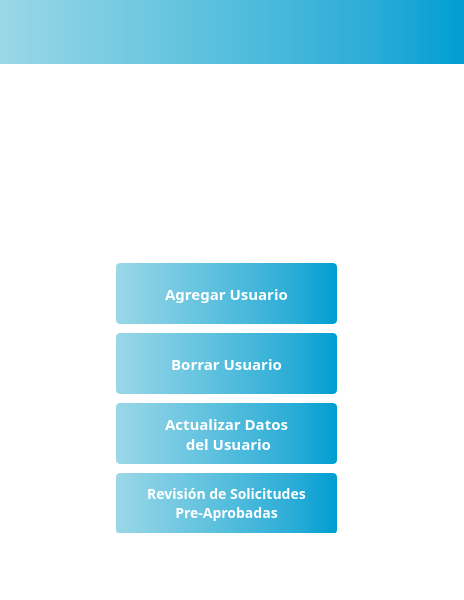
<?xml version="1.0" encoding="UTF-8"?>
<ui version="4.0">
 <class>AdministradorMenu</class>
 <widget class="QWidget" name="AdministradorMenu">
  <property name="geometry">
   <rect>
    <x>0</x>
    <y>0</y>
    <width>464</width>
    <height>600</height>
   </rect>
  </property>
  <property name="windowTitle">
   <string>AdministradorMenu</string>
  </property>
  <property name="styleSheet">
   <string notr="true">/*
#menuForm { 
background: rba(0, 0, 0, 80);
border-radius: 8px;
}
*/
#AdministradorMenu {background: rgba(255, 255, 255, 1)}
#topPanel {
background-color: qlineargradient(spread:pad, x1:0, y1:0, x2:1, y2:0, stop:0 #9bd8e7, stop:0.2 #7fcde3, stop:0.4 #63c3df, stop:0.6 #47b8db, stop:0.8 #2bacd7, stop:1 #009ed2);
}

/*
#loginButton {
color: black;
backgroun-color: #27a9e3;
border-width: 0px;
border-radius: 3px;
}
*/
</string>
  </property>
  <layout class="QVBoxLayout" name="verticalLayout">
   <property name="leftMargin">
    <number>0</number>
   </property>
   <property name="topMargin">
    <number>0</number>
   </property>
   <property name="rightMargin">
    <number>0</number>
   </property>
   <property name="bottomMargin">
    <number>0</number>
   </property>
   <item>
    <widget class="QWidget" name="topPanel" native="true">
     <layout class="QHBoxLayout" name="horizontalLayout_3">
      <property name="topMargin">
       <number>55</number>
      </property>
     </layout>
    </widget>
   </item>
   <item>
    <layout class="QHBoxLayout" name="horizontalLayout_4">
     <property name="topMargin">
      <number>0</number>
     </property>
     <item>
      <widget class="QLabel" name="label">
       <property name="sizePolicy">
        <sizepolicy hsizetype="Fixed" vsizetype="Fixed">
         <horstretch>0</horstretch>
         <verstretch>0</verstretch>
        </sizepolicy>
       </property>
       <property name="minimumSize">
        <size>
         <width>150</width>
         <height>150</height>
        </size>
       </property>
       <property name="styleSheet">
        <string notr="true"/>
       </property>
       <property name="text">
        <string/>
       </property>
       <property name="pixmap">
        <pixmap resource="resources.qrc">:/logo/Images/Logo5.png</pixmap>
       </property>
      </widget>
     </item>
    </layout>
   </item>
   <item>
    <spacer name="verticalSpacer_2">
     <property name="orientation">
      <enum>Qt::Vertical</enum>
     </property>
     <property name="sizeHint" stdset="0">
      <size>
       <width>20</width>
       <height>10</height>
      </size>
     </property>
    </spacer>
   </item>
   <item>
    <layout class="QHBoxLayout" name="horizontalLayout_5">
     <property name="topMargin">
      <number>1</number>
     </property>
     <item>
      <widget class="QWidget" name="menuForm" native="true">
       <property name="sizePolicy">
        <sizepolicy hsizetype="Fixed" vsizetype="Fixed">
         <horstretch>0</horstretch>
         <verstretch>0</verstretch>
        </sizepolicy>
       </property>
       <property name="minimumSize">
        <size>
         <width>352</width>
         <height>270</height>
        </size>
       </property>
       <widget class="QPushButton" name="agregarButton">
        <property name="enabled">
         <bool>true</bool>
        </property>
        <property name="geometry">
         <rect>
          <x>60</x>
          <y>0</y>
          <width>221</width>
          <height>61</height>
         </rect>
        </property>
        <property name="font">
         <font>
          <family>Arial Black</family>
          <pointsize>-1</pointsize>
          <italic>false</italic>
          <bold>true</bold>
          <underline>false</underline>
          <strikeout>false</strikeout>
         </font>
        </property>
        <property name="styleSheet">
         <string notr="true">#agregarButton {
background-color: qlineargradient(spread:pad, x1:0, y1:0, x2:1, y2:0, stop:0 #9bd8e7, stop:0.2 #7fcde3, stop:0.4 #63c3df, stop:0.6 #47b8db, stop:0.8 #2bacd7, stop:1 #009ed2);
border: none;
color: #fff;
padding: 10px 20px;
border-radius: 4px;
font-weight: 1000;
font-family: &quot;Arial Black&quot;, sans-serif;
font-weight: bold;
font-size: 15px;
}

#agregarButton:pressed {
background-color: #cccccc;
}

#agregarButton:checked {
background-color: #cccccc;
}
</string>
        </property>
        <property name="text">
         <string>Agregar Usuario</string>
        </property>
       </widget>
       <widget class="QPushButton" name="actualizarButton">
        <property name="enabled">
         <bool>true</bool>
        </property>
        <property name="geometry">
         <rect>
          <x>60</x>
          <y>140</y>
          <width>221</width>
          <height>61</height>
         </rect>
        </property>
        <property name="font">
         <font>
          <family>Arial Black</family>
          <pointsize>-1</pointsize>
          <italic>false</italic>
          <bold>true</bold>
          <underline>false</underline>
          <strikeout>false</strikeout>
         </font>
        </property>
        <property name="styleSheet">
         <string notr="true">#actualizarButton {
background-color: qlineargradient(spread:pad, x1:0, y1:0, x2:1, y2:0, stop:0 #9bd8e7, stop:0.2 #7fcde3, stop:0.4 #63c3df, stop:0.6 #47b8db, stop:0.8 #2bacd7, stop:1 #009ed2);
border: none;
color: #fff;
padding: 10px 20px;
border-radius: 4px;
font-weight: 1000;
font-family: &quot;Arial Black&quot;, sans-serif;
font-weight: bold;
font-size: 15px;
}

#actualizarButton:pressed {
background-color: #cccccc;
}

#actualizarButton:checked {
background-color: #cccccc;
}</string>
        </property>
        <property name="text">
         <string>Actualizar Datos
 del Usuario</string>
        </property>
       </widget>
       <widget class="QPushButton" name="confeccionarButton">
        <property name="enabled">
         <bool>true</bool>
        </property>
        <property name="geometry">
         <rect>
          <x>60</x>
          <y>210</y>
          <width>221</width>
          <height>61</height>
         </rect>
        </property>
        <property name="font">
         <font>
          <family>Arial Black</family>
          <pointsize>-1</pointsize>
          <italic>false</italic>
          <bold>true</bold>
          <underline>false</underline>
          <strikeout>false</strikeout>
         </font>
        </property>
        <property name="styleSheet">
         <string notr="true">#confeccionarButton {
background-color: qlineargradient(spread:pad, x1:0, y1:0, x2:1, y2:0, stop:0 #9bd8e7, stop:0.2 #7fcde3, stop:0.4 #63c3df, stop:0.6 #47b8db, stop:0.8 #2bacd7, stop:1 #009ed2);
border: none;
color: #fff;
padding: 10px 20px;
border-radius: 4px;
font-weight: 1000;
font-family: &quot;Arial Black&quot;, sans-serif;
font-weight: bold;
font-size: 14px;
}

#confeccionarButton:pressed {
background-color: #cccccc;
}

#confeccionarButton:checked {
background-color: #cccccc;
}</string>
        </property>
        <property name="text">
         <string>Revisión de Solicitudes 
Pre-Aprobadas</string>
        </property>
       </widget>
       <widget class="QPushButton" name="borrarButton">
        <property name="enabled">
         <bool>true</bool>
        </property>
        <property name="geometry">
         <rect>
          <x>60</x>
          <y>70</y>
          <width>221</width>
          <height>61</height>
         </rect>
        </property>
        <property name="font">
         <font>
          <family>Arial Black</family>
          <pointsize>-1</pointsize>
          <italic>false</italic>
          <bold>true</bold>
          <underline>false</underline>
          <strikeout>false</strikeout>
         </font>
        </property>
        <property name="styleSheet">
         <string notr="true">#borrarButton {
background-color: qlineargradient(spread:pad, x1:0, y1:0, x2:1, y2:0, stop:0 #9bd8e7, stop:0.2 #7fcde3, stop:0.4 #63c3df, stop:0.6 #47b8db, stop:0.8 #2bacd7, stop:1 #009ed2);
border: none;
color: #fff;
padding: 10px 20px;
border-radius: 4px;
font-weight: 1000;
font-family: &quot;Arial Black&quot;, sans-serif;
font-weight: bold;
font-size: 15px;
}

#borrarButton:pressed {
background-color: #cccccc;
}

#borrarButton:checked {
background-color: #cccccc;
}
</string>
        </property>
        <property name="text">
         <string>Borrar Usuario</string>
        </property>
       </widget>
      </widget>
     </item>
    </layout>
   </item>
   <item>
    <layout class="QHBoxLayout" name="horizontalLayout">
     <property name="topMargin">
      <number>5</number>
     </property>
     <item>
      <spacer name="horizontalSpacer">
       <property name="orientation">
        <enum>Qt::Horizontal</enum>
       </property>
       <property name="sizeType">
        <enum>QSizePolicy::Fixed</enum>
       </property>
       <property name="sizeHint" stdset="0">
        <size>
         <width>305</width>
         <height>20</height>
        </size>
       </property>
      </spacer>
     </item>
     <item>
      <widget class="QPushButton" name="logout">
       <property name="sizePolicy">
        <sizepolicy hsizetype="Fixed" vsizetype="Fixed">
         <horstretch>50</horstretch>
         <verstretch>50</verstretch>
        </sizepolicy>
       </property>
       <property name="styleSheet">
        <string notr="true">#logout {
background-color: white;
/*padding: 10px 20px;*/
border-radius: 4px;
}

#logout:pressed {
background-color: white;
}

#logout:checked {
background-color: white;
}</string>
       </property>
       <property name="text">
        <string/>
       </property>
       <property name="icon">
        <iconset resource="resources.qrc">
         <normaloff>:/icons/Images/logout.png</normaloff>:/icons/Images/logout.png</iconset>
       </property>
       <property name="iconSize">
        <size>
         <width>50</width>
         <height>40</height>
        </size>
       </property>
      </widget>
     </item>
    </layout>
   </item>
   <item>
    <spacer name="verticalSpacer">
     <property name="orientation">
      <enum>Qt::Vertical</enum>
     </property>
     <property name="sizeHint" stdset="0">
      <size>
       <width>20</width>
       <height>30</height>
      </size>
     </property>
    </spacer>
   </item>
  </layout>
 </widget>
 <resources>
  <include location="resources.qrc"/>
 </resources>
 <connections/>
</ui>
